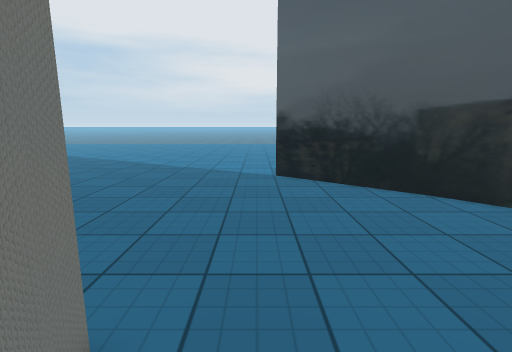
View 1 (above)

14 first-person views from a walk through a scene from a Unity 3-D project. The camera is 1.4 m above the floor, tilts 10° down and sees 85° across. The floor is counted in squares, 0.5 m on a side. Each view is taken from the middle of a square. On the plan, view 1 faces up. The plan holds only what a view shows up to about 19 squares ahead; the rest is blank. The place goes on beyond the plan. Some animated figures are not drawn. Some surface patterns are stand-ins.

View 2
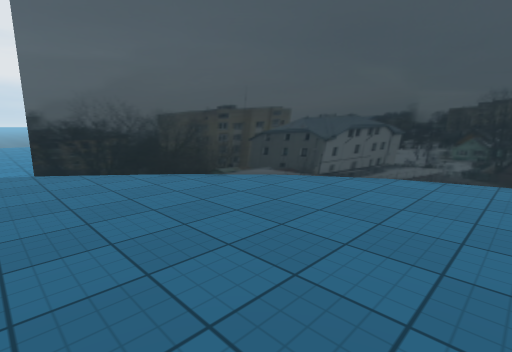

View 3
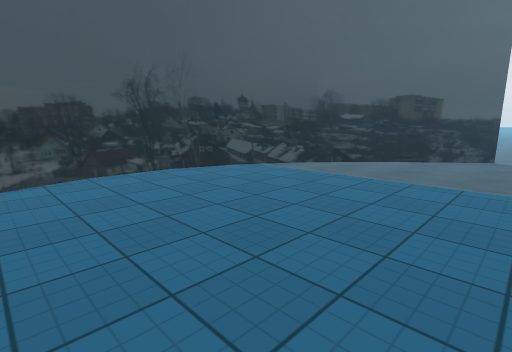

View 4
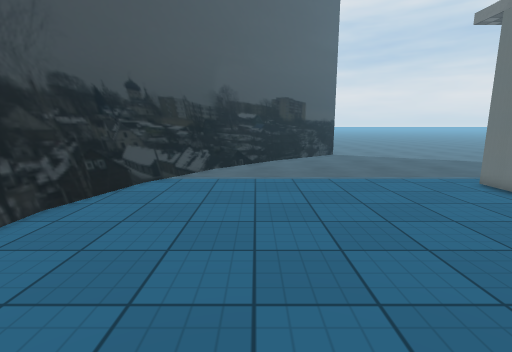

View 5
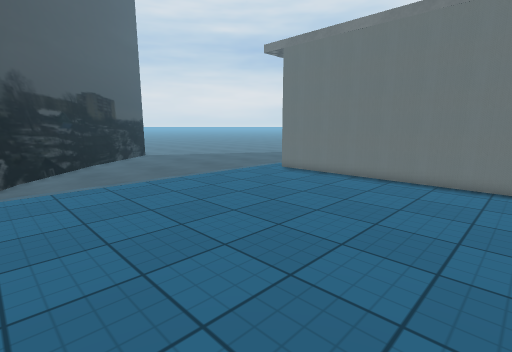

View 6
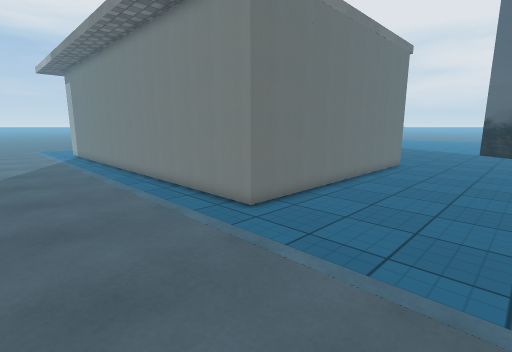

View 7
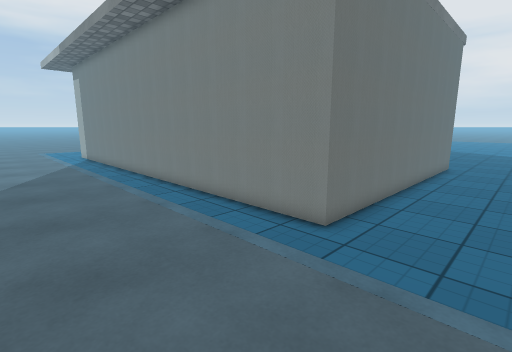

View 8
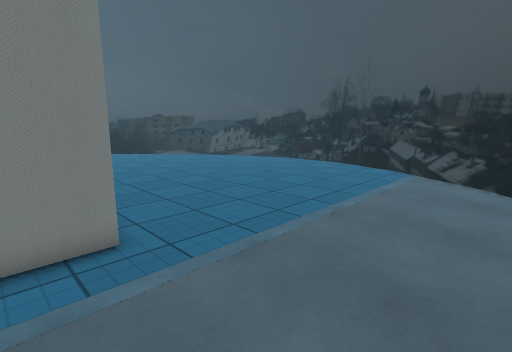

View 9
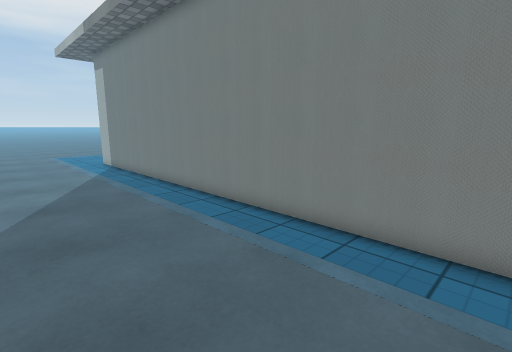

View 10
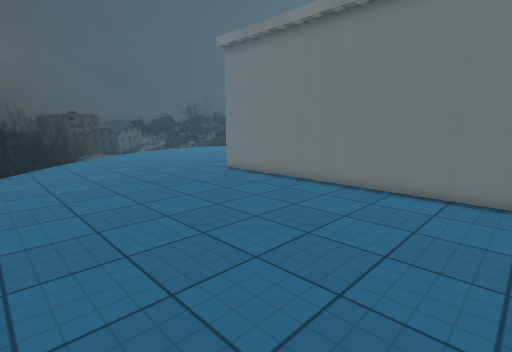

View 11
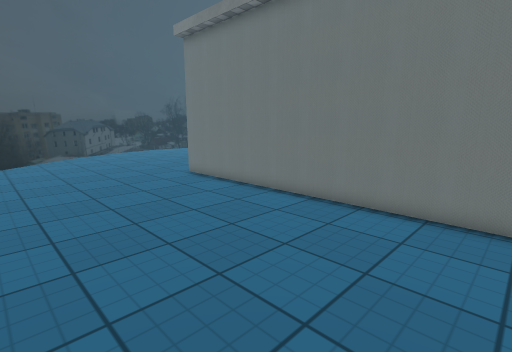

View 12
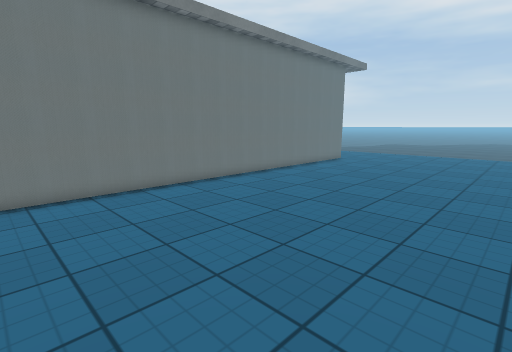

View 13
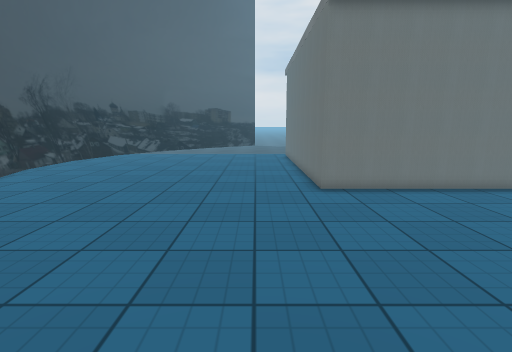

View 14
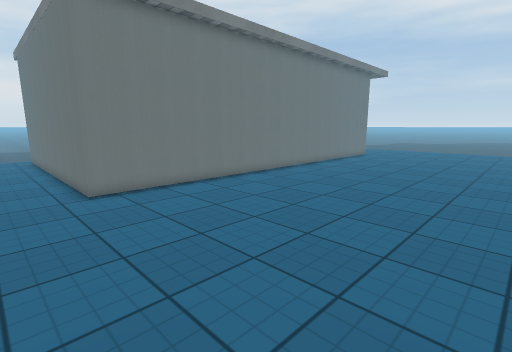

### Floor plan
Points are (right, up) in squares from view 1. A wall is a line through its corners. A room is listed if a view was taken in it or the views show most of it. See-through windows are left out.
Room 1 (views 1, 2, 3, 4, 5, 6, 7, 8, 9, 10, 11, 12, 13, 14)
walls: (12.2, 6.3) (9.5, 9.2); (12.4, 6.3) (10.4, 8.4); (11.1, 8.1) (2.5, 15.1); (7.7, 11.3) (1.8, 15.6); (15.2, 1.4) (12.1, 6.4); (15.3, 1.5) (13.6, 4.2); (15.7, 1.5) (12.3, 6.4); (16.4, -3.4) (14.9, 1.6); (16.8, -3.4) (15.3, 1.6); (17, -8.1) (17, -3.3); (-17.5, 2.8) (-1.9, 2.8) (-1.9, -12.4) (-17.5, -12.4); (16.1, -11.3) (17.2, -8) (17.2, -3.1) (15.5, 1.7); (15.2, -13) (16.8, -8) (16.8, -3.3); (13.3, -16.1) (15.6, -12.9); (11.8, -17.9) (15, -12.8); (12.2, -17.8) (15.2, -12.8); (10.2, -19.6) (12.2, -17.6); (10.6, -19.5) (12.4, -17.8)
low walls: (12, 6.3) (8.2, 10.3); (15, 1.4) (11.9, 6.4); (16.3, -4.5) (16.3, -3.3); (16.3, -8.1) (16.3, -6.5); (16.6, -8.1) (16.6, -3.3) (15.1, 1.6); (14.8, -13) (16.1, -9.1); (15, -13) (16.1, -9.6); (10, -19.6) (11.7, -17.7)

Where each view was taken, in squares from view 1:
view 1: 0 up, 0 right, facing up
view 2: 4 down, 1 left, facing up-right
view 3: 1 up, 1 left, facing down-right
view 4: 1 up, 9 right, facing down
view 5: 0 up, 13 right, facing down-left
view 6: 19 down, 5 right, facing up-left
view 7: 19 down, 2 right, facing up-left
view 8: 19 down, 4 left, facing up-right
view 9: 19 down, 4 left, facing up-left
view 10: 15 up, 17 left, facing down-right
view 11: 12 up, 17 left, facing down-right
view 12: 15 up, 4 left, facing down-left
view 13: 15 up, 1 right, facing down
view 14: 15 up, 1 right, facing down-left
